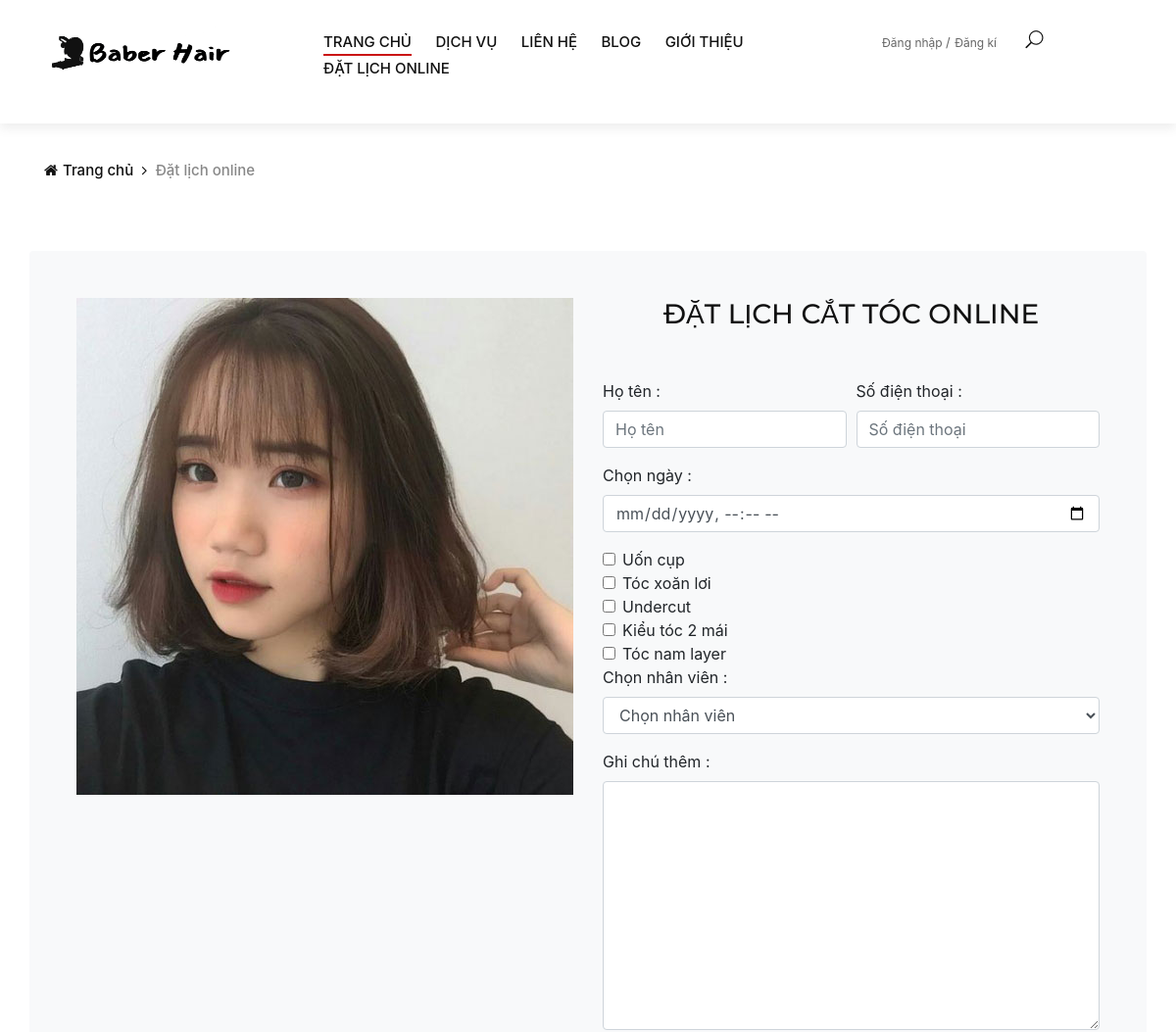
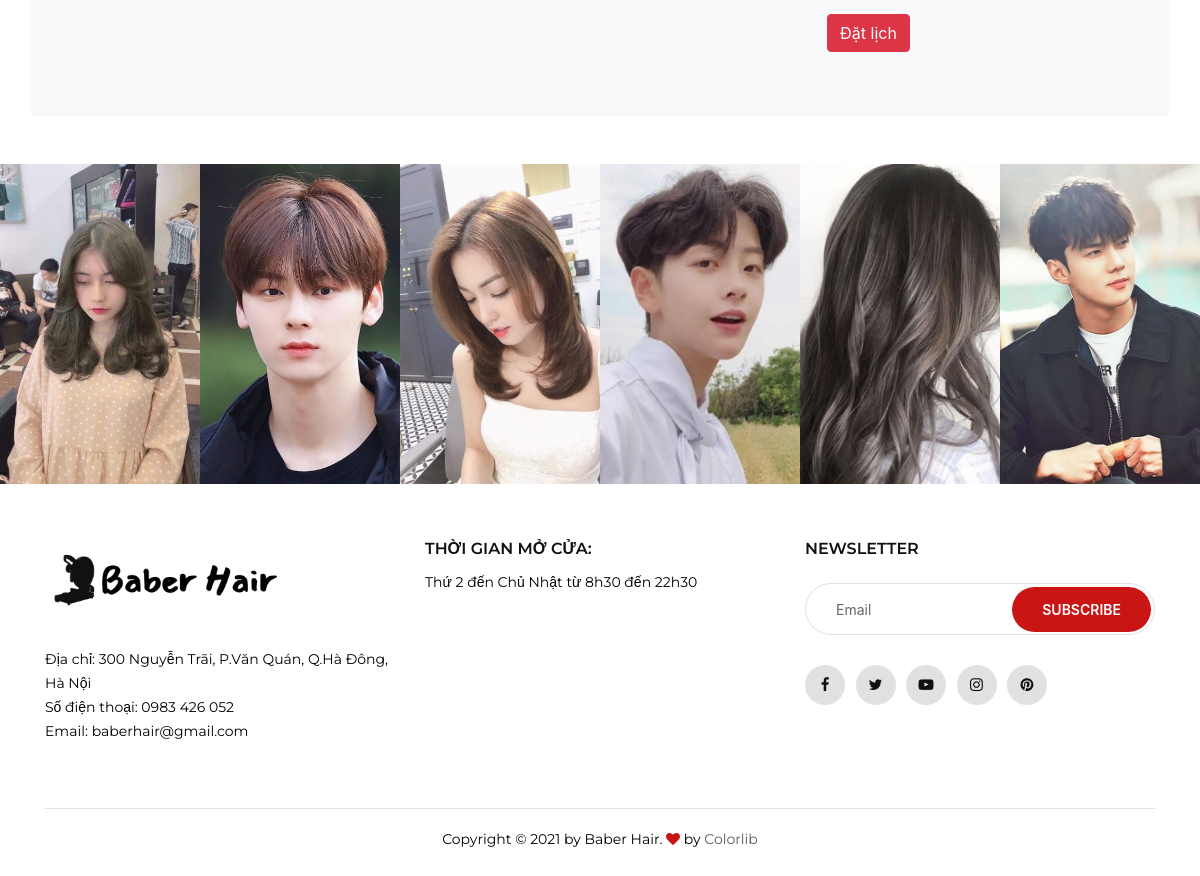
The page /datlich.php on the database its author committed (2 pictures, top to bottom).
### tables this page shows
CREATE TABLE `services` (
  `service_id` int(11) NOT NULL,
  `service_name` varchar(255) NOT NULL,
  `service_img` varchar(255) NOT NULL,
  `price` float NOT NULL,
  `sale` float NOT NULL,
  `detail` varchar(500) NOT NULL,
  `cate_id` int(11) NOT NULL
);

### datlich.php (the view, shortened to what this page needs)
<?php
require_once "connection.php";
$sql_service = "SELECT * FROM services";
$stmt = $conn->prepare($sql_service);
$stmt->execute();
$service = $stmt->fetchAll(PDO::FETCH_ASSOC);
?>
<!DOCTYPE html>
<html lang="zxx">
<?php
require_once "header.php";
?>
<div class="breadcrumb-option">
    <div class="container">
        <div class="row">
            <div class="col-lg-12">
                <div class="breadcrumb__links">
                    <a href="index.php"><i class="fa fa-home"></i>Trang chủ</a>
                    <span>Đặt lịch online</span>
                </div>
            </div>
        </div>
    </div>
</div>
<section class="my-5 online" style="margin-top: 70px !important;">
    <div class="container p-5 rounded bg-light">
        <div class="row">
            <div class="col">
                <img src="upload/1618130014toc-ngan-duoi-cup-1a.jpg" alt="">
            </div>
            <div class="col">
                <form action="" method="post">
                    <h3 style="text-align: center; margin-bottom: 50px;">ĐẶT LỊCH CẮT TÓC ONLINE</h3>
                    <div class="form-row">
                        <?php
                        if (!isset($_SESSION['users']['username'])) : ?>
                        <div class="form-group col-md-6">
                            <label for="">Họ tên :</label>
                            <input type="text" class="form-control" id="inputEmail4" placeholder="Họ tên" name='user_id'
                                required="required">
                        </div>
                        <?php endif ?>
                        <?php
                        if (!isset($_SESSION['users']['username'])) : ?>
                        <div class="form-group col-md-6">
                            <label for="">Số điện thoại :</label>
                            <input type="text" class="form-control" id="inputPassword4" placeholder="Số điện thoại"
                                name="phone" required="required">
                        </div>
                        <?php endif ?>
                    </div>
                    <div class="form-group">
                        <label for="">Chọn ngày :</label>
                        <input type="datetime-local" class="form-control" id="inputAddress"
                            placeholder="25/04/2021 14:00 PM" name="cut_day" required="required">
                    </div>
                    <?php foreach ($service as $key => $row) : ?>
                    <div class="form-check">
                        <input type="checkbox" name="service[]" value="<?= $row['service_id'] ?>"
                            class="form-check-input" id="js-service-check<?= $key ?>">
                        <label class="form-check-label"
                            for="js-service-check<?= $key ?>"><?= $row['service_name'] ?></label>
                    </div>
                    <?php endforeach; ?>
                    <div class="form-group">
                        <label for="inputState">Chọn nhân viên :</label>
                        <select id="inputState" class="form-control" name="staff_id" required="required">
                            <option selected value="">Chọn nhân viên </option>
                        </select>
                    </div>
                    <div class="form-group">
                        <label for="">Ghi chú thêm :</label>
                        <textarea name="" class="form-control" id="" cols="30" rows="10" name="note"></textarea>
                    </div>
                    <div class="form-group" style="text-align: center;">
                        <?php
                        if (!isset($_SESSION['users']['username'])) : ?>
                        <button type="button" class="btn btn-danger" name="btnDat"
                            onclick="return alert('Vui lòng đăng nhập để đặt lịch!')">Đặt lịch</button>
                        <?php endif ?>
                    </div>
                </form>
            </div>
        </div>
    </div>
</section>
<?php require_once "footer.php" ?>
</body>
</html>

### css/style.css (style rules this page uses)
h1, h2, h3, h4, h5, h6 { margin: 0; color: #111111; font-weight: 400; font-family: "Montserrat", sans-serif; }
h3 { font-size: 30px; }
img { max-width: 100%; }
.breadcrumb-option { padding-top: 35px; }
.breadcrumb__links a { font-size: 15px; font-weight: 500; color: #111111; margin-right: 18px; display: inline-block; position: relative; }
.breadcrumb__links a:after { position: absolute; right: -14px; top: 0; content: ""; font-family: "FontAwesome"; }
.breadcrumb__links a i { margin-right: 5px; }
.breadcrumb__links span { font-size: 15px; font-weight: 500; color: #888888; display: inline-block; }
@media only screen and (min-width: 1200px) { .container { max-width: 1170px; } }

### rows shown on the page
services: service_name "Uốn cụp"
services: service_name "Tóc xoăn lơi"
services: service_name "Undercut"
services: service_name "Kiểu tóc 2 mái"
services: service_name "Tóc nam layer"
